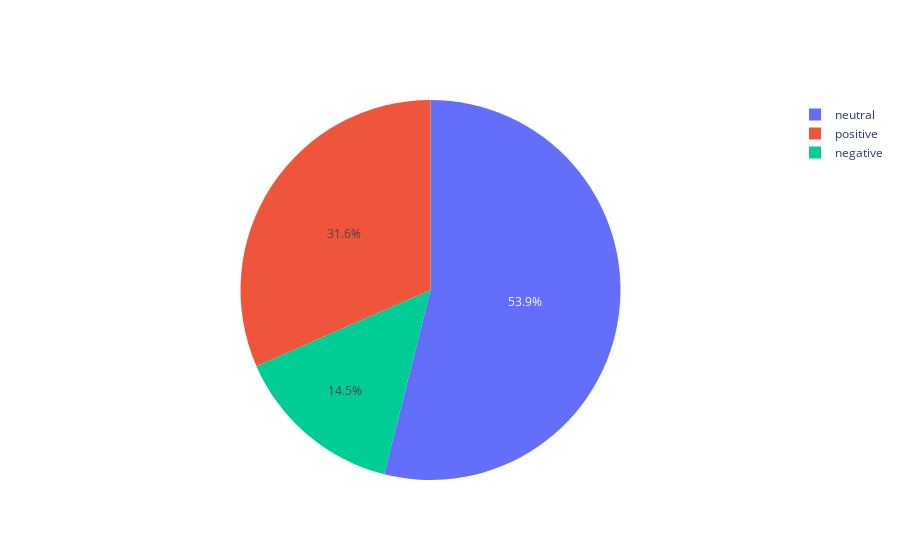

Notebook code cell kept with this figure:
### Code cell
labels = sentiment_counts['index']
values = sentiment_counts['Sentiment'].values

trace = go.Pie(labels=labels, values=values)

py.offline.iplot([trace], filename='basic_pie_chart')

### Figure 1 — Plotly figure (JSON) as saved in the notebook; plotly's stock layout.template omitted (floating-point values rounded to 4 significant figures)
{"data": [{"labels": ["neutral", "positive", "negative"], "type": "pie", "values": [2363, 1383, 636]}], "layout": {}}
